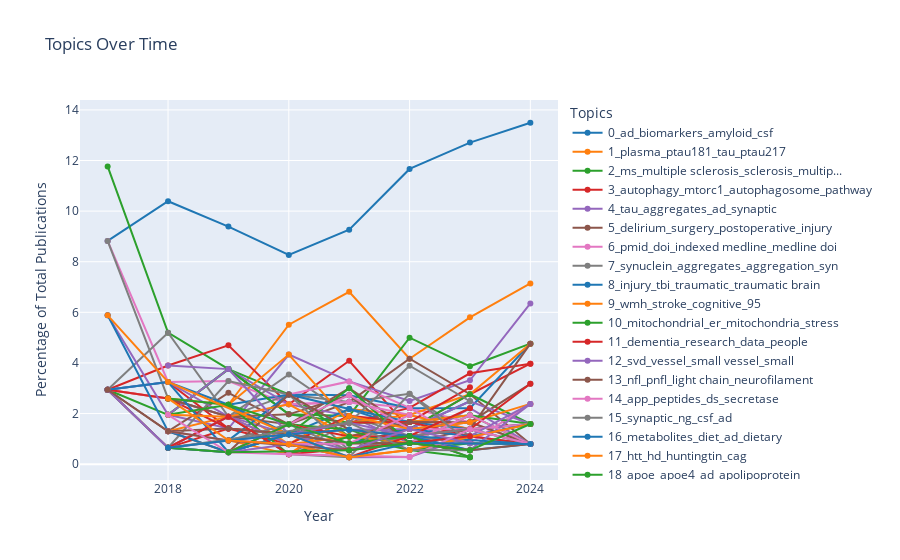

The notebook cell this image was saved under:
### Code cell
topics_over_time_filtered = topics_over_time[topics_over_time['Topic'] != -1]
topic_counts = topics_over_time_filtered.groupby(['Timestamp', 'Topic'])['Frequency'].sum().reset_index()
total_counts_per_year = topic_counts.groupby('Timestamp')['Frequency'].sum().reset_index(name='Total')
topic_counts = pd.merge(topic_counts, total_counts_per_year, on='Timestamp')
topic_counts['Percentage'] = (topic_counts['Frequency'] / topic_counts['Total']) * 100

topic_names = topics_over_time_filtered[['Topic', 'Name']].drop_duplicates().set_index('Topic')['Name'].to_dict()
fig = go.Figure()
unique_topics = sorted(topic_counts['Topic'].unique())
colors = ['#1f77b4', '#ff7f0e', '#2ca02c', '#d62728', '#9467bd', '#8c564b', '#e377c2', '#7f7f7f']
topic_color_map = {topic: colors[i % len(colors)] for i, topic in enumerate(unique_topics)}

for topic in unique_topics:
    topic_data = topic_counts[topic_counts['Topic'] == topic]
    fig.add_trace(go.Scatter(
        x=topic_data['Timestamp'],
        y=topic_data['Percentage'],
        mode='lines+markers',
        name=topic_names.get(topic, f'Topic {topic}'),  
        line=dict(color=topic_color_map[topic]),
        marker=dict(color=topic_color_map[topic])
    ))
fig.update_layout(
    title='Topics Over Time',
    xaxis_title='Year',
    yaxis_title='Percentage of Total Publications',
    legend_title='Topics'
)
fig.show()

### Figure 1 — Plotly figure (JSON) as saved in the notebook; plotly's stock layout.template omitted (floating-point values rounded to 4 significant figures)
{"data": [{"line": {"color": "#1f77b4"}, "marker": {"color": "#1f77b4"}, "mode": "lines+markers", "name": "0_ad_biomarkers_amyloid_csf", "type": "scatter", "x": [2017, 2018, 2019, 2020, 2021, 2022, 2023, 2024], "y": [8.824, 10.39, 9.39, 8.268, 9.264, 11.67, 12.71, 13.49]}, {"line": {"color": "#ff7f0e"}, "marker": {"color": "#ff7f0e"}, "mode": "lines+markers", "name": "1_plasma_ptau181_tau_ptau217", "type": "scatter", "x": [2019, 2020, 2021, 2022, 2023, 2024], "y": [2.347, 5.512, 6.812, 4.167, 5.801, 7.143]}, {"line": {"color": "#2ca02c"}, "marker": {"color": "#2ca02c"}, "mode": "lines+markers", "name": "2_ms_multiple sclerosis_sclerosis_multip...", "type": "scatter", "x": [2017, 2018, 2019, 2020, 2021, 2022, 2023, 2024], "y": [11.76, 5.195, 3.756, 1.969, 1.907, 5, 3.867, 4.762]}, {"line": {"color": "#d62728"}, "marker": {"color": "#d62728"}, "mode": "lines+markers", "name": "3_autophagy_mtorc1_autophagosome_pathway", "type": "scatter", "x": [2017, 2018, 2019, 2020, 2021, 2022, 2023, 2024], "y": [2.941, 3.896, 4.695, 2.362, 4.087, 1.389, 2.762, 3.968]}, {"line": {"color": "#9467bd"}, "marker": {"color": "#9467bd"}, "mode": "lines+markers", "name": "4_tau_aggregates_ad_synaptic", "type": "scatter", "x": [2018, 2019, 2020, 2021, 2022, 2023, 2024], "y": [1.948, 1.408, 4.331, 3.27, 2.5, 3.315, 6.349]}, {"line": {"color": "#8c564b"}, "marker": {"color": "#8c564b"}, "mode": "lines+markers", "name": "5_delirium_surgery_postoperative_injury", "type": "scatter", "x": [2017, 2018, 2019, 2020, 2021, 2022, 2023, 2024], "y": [2.941, 1.299, 2.817, 1.575, 2.452, 4.167, 2.762, 0.7937]}, {"line": {"color": "#e377c2"}, "marker": {"color": "#e377c2"}, "mode": "lines+markers", "name": "6_pmid_doi_indexed medline_medline doi", "type": "scatter", "x": [2017, 2018, 2019, 2020, 2021, 2022, 2023, 2024], "y": [8.824, 3.247, 3.286, 2.362, 2.452, 2.222, 1.657, 0.7937]}, {"line": {"color": "#7f7f7f"}, "marker": {"color": "#7f7f7f"}, "mode": "lines+markers", "name": "7_synuclein_aggregates_aggregation_syn", "type": "scatter", "x": [2017, 2018, 2019, 2020, 2021, 2022, 2023, 2024], "y": [2.941, 5.195, 1.878, 2.756, 2.452, 2.778, 1.105, 0.7937]}, {"line": {"color": "#1f77b4"}, "marker": {"color": "#1f77b4"}, "mode": "lines+markers", "name": "8_injury_tbi_traumatic_traumatic brain", "type": "scatter", "x": [2019, 2020, 2021, 2022, 2023, 2024], "y": [2.347, 2.756, 2.725, 2.222, 2.21, 4.762]}, {"line": {"color": "#ff7f0e"}, "marker": {"color": "#ff7f0e"}, "mode": "lines+markers", "name": "9_wmh_stroke_cognitive_95", "type": "scatter", "x": [2017, 2018, 2019, 2020, 2021, 2022, 2023, 2024], "y": [2.941, 2.597, 2.347, 0.7874, 2.18, 1.944, 2.762, 4.762]}, {"line": {"color": "#2ca02c"}, "marker": {"color": "#2ca02c"}, "mode": "lines+markers", "name": "10_mitochondrial_er_mitochondria_stress", "type": "scatter", "x": [2017, 2018, 2019, 2020, 2021, 2022, 2023, 2024], "y": [2.941, 1.948, 3.756, 2.756, 1.09, 1.389, 2.762, 1.587]}, {"line": {"color": "#d62728"}, "marker": {"color": "#d62728"}, "mode": "lines+markers", "name": "11_dementia_research_data_people", "type": "scatter", "x": [2017, 2018, 2019, 2020, 2021, 2022, 2023, 2024], "y": [2.941, 0.6494, 1.408, 1.181, 1.635, 2.222, 3.591, 3.968]}, {"line": {"color": "#9467bd"}, "marker": {"color": "#9467bd"}, "mode": "lines+markers", "name": "12_svd_vessel_small vessel_small", "type": "scatter", "x": [2018, 2019, 2020, 2021, 2022, 2023, 2024], "y": [3.896, 3.756, 2.362, 1.907, 0.8333, 2.21, 0.7937]}, {"line": {"color": "#8c564b"}, "marker": {"color": "#8c564b"}, "mode": "lines+markers", "name": "13_nfl_pnfl_light chain_neurofilament", "type": "scatter", "x": [2018, 2019, 2020, 2021, 2022, 2023, 2024], "y": [2.597, 1.878, 1.575, 2.997, 1.389, 1.657, 3.175]}, {"line": {"color": "#e377c2"}, "marker": {"color": "#e377c2"}, "mode": "lines+markers", "name": "14_app_peptides_ds_secretase", "type": "scatter", "x": [2017, 2018, 2019, 2020, 2021, 2022, 2023, 2024], "y": [2.941, 2.597, 1.878, 2.362, 2.452, 1.944, 1.381, 1.587]}, {"line": {"color": "#7f7f7f"}, "marker": {"color": "#7f7f7f"}, "mode": "lines+markers", "name": "15_synaptic_ng_csf_ad", "type": "scatter", "x": [2017, 2018, 2019, 2020, 2021, 2022, 2023, 2024], "y": [8.824, 2.597, 1.878, 3.543, 1.907, 1.111, 1.381, 0.7937]}, {"line": {"color": "#1f77b4"}, "marker": {"color": "#1f77b4"}, "mode": "lines+markers", "name": "16_metabolites_diet_ad_dietary", "type": "scatter", "x": [2017, 2018, 2019, 2020, 2021, 2022, 2023], "y": [2.941, 3.247, 2.347, 1.181, 2.18, 1.389, 2.486]}, {"line": {"color": "#ff7f0e"}, "marker": {"color": "#ff7f0e"}, "mode": "lines+markers", "name": "17_htt_hd_huntingtin_cag", "type": "scatter", "x": [2019, 2020, 2021, 2022, 2023, 2024], "y": [2.347, 4.331, 1.635, 1.944, 1.381, 1.587]}, {"line": {"color": "#2ca02c"}, "marker": {"color": "#2ca02c"}, "mode": "lines+markers", "name": "18_apoe_apoe4_ad_apolipoprotein", "type": "scatter", "x": [2018, 2019, 2020, 2021, 2022, 2023, 2024], "y": [1.948, 3.756, 1.969, 1.635, 1.667, 1.934, 0.7937]}, {"line": {"color": "#d62728"}, "marker": {"color": "#d62728"}, "mode": "lines+markers", "name": "19_parkinsons_pd_parkinsons disease_vari...", "type": "scatter", "x": [2018, 2019, 2020, 2021, 2022, 2023], "y": [3.247, 1.408, 0.7874, 1.907, 1.667, 3.039]}, {"line": {"color": "#9467bd"}, "marker": {"color": "#9467bd"}, "mode": "lines+markers", "name": "20_stroke_blood pressure_pressure_intrac...", "type": "scatter", "x": [2017, 2018, 2019, 2020, 2021, 2022, 2023, 2024], "y": [2.941, 3.247, 1.878, 1.181, 1.362, 1.389, 2.486, 1.587]}, {"line": {"color": "#8c564b"}, "marker": {"color": "#8c564b"}, "mode": "lines+markers", "name": "21_microglia_microglial_cells_human", "type": "scatter", "x": [2018, 2019, 2020, 2021, 2022, 2023, 2024], "y": [0.6494, 1.878, 1.969, 2.725, 0.8333, 1.381, 4.762]}, {"line": {"color": "#e377c2"}, "marker": {"color": "#e377c2"}, "mode": "lines+markers", "name": "22_covid19_neurological_patients_acute", "type": "scatter", "x": [2020, 2021, 2022, 2023, 2024], "y": [2.756, 3.27, 2.222, 0.8287, 2.381]}, {"line": {"color": "#7f7f7f"}, "marker": {"color": "#7f7f7f"}, "mode": "lines+markers", "name": "23_sarscov2_prevalence_england_infection", "type": "scatter", "x": [2020, 2021, 2022, 2023], "y": [0.3937, 1.635, 3.889, 2.486]}, {"line": {"color": "#1f77b4"}, "marker": {"color": "#1f77b4"}, "mode": "lines+markers", "name": "24_als_amyotrophic_amyotrophic lateral_l...", "type": "scatter", "x": [2019, 2020, 2021, 2022, 2023, 2024], "y": [0.939, 2.756, 2.18, 1.667, 1.381, 1.587]}, {"line": {"color": "#ff7f0e"}, "marker": {"color": "#ff7f0e"}, "mode": "lines+markers", "name": "25_genetic_mendelian_risk_association", "type": "scatter", "x": [2018, 2019, 2020, 2021, 2022, 2023], "y": [1.299, 1.878, 2.362, 1.09, 1.667, 1.934]}, {"line": {"color": "#2ca02c"}, "marker": {"color": "#2ca02c"}, "mode": "lines+markers", "name": "26_trem2_microglia_microglial_expression", "type": "scatter", "x": [2018, 2019, 2020, 2021, 2022, 2023, 2024], "y": [0.6494, 0.4695, 1.181, 2.997, 0.8333, 1.934, 1.587]}, {"line": {"color": "#d62728"}, "marker": {"color": "#d62728"}, "mode": "lines+markers", "name": "27_hiv_csf_hiv1_plasma", "type": "scatter", "x": [2017, 2018, 2019, 2020, 2021, 2022, 2023, 2024], "y": [2.941, 2.597, 1.408, 1.181, 1.635, 1.667, 1.105, 0.7937]}, {"line": {"color": "#9467bd"}, "marker": {"color": "#9467bd"}, "mode": "lines+markers", "name": "28_fxs_neurons_nmda_nmdar", "type": "scatter", "x": [2017, 2018, 2019, 2020, 2021, 2022, 2023], "y": [5.882, 1.948, 3.756, 1.181, 0.545, 1.111, 1.381]}, {"line": {"color": "#8c564b"}, "marker": {"color": "#8c564b"}, "mode": "lines+markers", "name": "29_c9orf72_repeat_toxicity_rna", "type": "scatter", "x": [2018, 2019, 2020, 2021, 2022, 2023, 2024], "y": [2.597, 1.878, 0.3937, 1.09, 1.667, 1.657, 0.7937]}, {"line": {"color": "#e377c2"}, "marker": {"color": "#e377c2"}, "mode": "lines+markers", "name": "30_stimulation_decoding_neural_algorithm", "type": "scatter", "x": [2020, 2021, 2022, 2023, 2024], "y": [1.575, 2.725, 1.389, 1.381, 1.587]}, {"line": {"color": "#7f7f7f"}, "marker": {"color": "#7f7f7f"}, "mode": "lines+markers", "name": "31_risk_prs_ad_polygenic", "type": "scatter", "x": [2017, 2018, 2019, 2020, 2021, 2022, 2023, 2024], "y": [2.941, 0.6494, 3.286, 2.756, 0.545, 1.111, 0.8287, 0.7937]}, {"line": {"color": "#1f77b4"}, "marker": {"color": "#1f77b4"}, "mode": "lines+markers", "name": "32_players_head_rugby_concussion", "type": "scatter", "x": [2017, 2018, 2019, 2020, 2021, 2022, 2023, 2024], "y": [2.941, 3.247, 0.4695, 1.181, 0.8174, 1.389, 1.105, 1.587]}, {"line": {"color": "#ff7f0e"}, "marker": {"color": "#ff7f0e"}, "mode": "lines+markers", "name": "33_complement_cr1_c3_mac", "type": "scatter", "x": [2019, 2020, 2021, 2022, 2023, 2024], "y": [0.939, 0.3937, 1.907, 1.389, 1.657, 2.381]}, {"line": {"color": "#2ca02c"}, "marker": {"color": "#2ca02c"}, "mode": "lines+markers", "name": "34_nfl_plasma nfl_plasma_csf", "type": "scatter", "x": [2018, 2019, 2020, 2021, 2022, 2023, 2024], "y": [1.948, 2.347, 1.575, 1.362, 0.5556, 0.8287, 0.7937]}, {"line": {"color": "#d62728"}, "marker": {"color": "#d62728"}, "mode": "lines+markers", "name": "35_circadian_sleep_timing_scn", "type": "scatter", "x": [2019, 2020, 2021, 2022, 2023, 2024], "y": [0.4695, 1.575, 1.09, 1.111, 1.381, 3.175]}, {"line": {"color": "#9467bd"}, "marker": {"color": "#9467bd"}, "mode": "lines+markers", "name": "36_synthetic_synthetic biology_biology_c...", "type": "scatter", "x": [2018, 2019, 2020, 2021, 2022, 2023, 2024], "y": [0.6494, 0.939, 1.181, 1.635, 1.111, 0.5525, 2.381]}, {"line": {"color": "#8c564b"}, "marker": {"color": "#8c564b"}, "mode": "lines+markers", "name": "37_transport_axonal transport_axonal_mot...", "type": "scatter", "x": [2018, 2019, 2020, 2021, 2022, 2023], "y": [1.299, 0.4695, 2.756, 1.362, 1.111, 0.2762]}, {"line": {"color": "#e377c2"}, "marker": {"color": "#e377c2"}, "mode": "lines+markers", "name": "38_sleep_spindle_ad_sleep quality", "type": "scatter", "x": [2018, 2019, 2020, 2021, 2022, 2023, 2024], "y": [0.6494, 0.4695, 1.575, 0.8174, 0.8333, 1.934, 0.7937]}, {"line": {"color": "#7f7f7f"}, "marker": {"color": "#7f7f7f"}, "mode": "lines+markers", "name": "39_mice_sh3tc2_motor_cmt2d", "type": "scatter", "x": [2017, 2018, 2019, 2020, 2021, 2022, 2023, 2024], "y": [2.941, 0.6494, 0.939, 1.575, 0.545, 1.111, 1.381, 0.7937]}, {"line": {"color": "#1f77b4"}, "marker": {"color": "#1f77b4"}, "mode": "lines+markers", "name": "40_astrocytes_astrocytic_astrocyte_neuro...", "type": "scatter", "x": [2017, 2018, 2019, 2020, 2021, 2022, 2023, 2024], "y": [5.882, 1.299, 0.4695, 1.181, 0.8174, 1.111, 0.5525, 0.7937]}, {"line": {"color": "#ff7f0e"}, "marker": {"color": "#ff7f0e"}, "mode": "lines+markers", "name": "41_sleep_nrem_neurons_histamine", "type": "scatter", "x": [2018, 2019, 2020, 2021, 2022, 2023], "y": [1.948, 1.878, 0.7874, 1.09, 0.8333, 0.5525]}, {"line": {"color": "#2ca02c"}, "marker": {"color": "#2ca02c"}, "mode": "lines+markers", "name": "42_tdp43_fus_inclusions_cytoplasmic", "type": "scatter", "x": [2018, 2019, 2020, 2021, 2022, 2023], "y": [2.597, 2.347, 0.3937, 1.09, 0.5556, 0.2762]}, {"line": {"color": "#d62728"}, "marker": {"color": "#d62728"}, "mode": "lines+markers", "name": "43_satisfaction_life satisfaction_person...", "type": "scatter", "x": [2019, 2020, 2021, 2022, 2023], "y": [0.939, 0.7874, 0.2725, 1.111, 2.21]}, {"line": {"color": "#9467bd"}, "marker": {"color": "#9467bd"}, "mode": "lines+markers", "name": "44_plaque_plaques_lipid_imaging", "type": "scatter", "x": [2017, 2018, 2019, 2020, 2021, 2022, 2023, 2024], "y": [2.941, 0.6494, 1.878, 0.7874, 0.2725, 0.2778, 1.105, 2.381]}, {"line": {"color": "#8c564b"}, "marker": {"color": "#8c564b"}, "mode": "lines+markers", "name": "45_macrophages_il1_inflammation_stroke", "type": "scatter", "x": [2017, 2018, 2019, 2020, 2021, 2022, 2023], "y": [2.941, 1.299, 1.408, 1.181, 0.8174, 0.8333, 0.5525]}, {"line": {"color": "#e377c2"}, "marker": {"color": "#e377c2"}, "mode": "lines+markers", "name": "46_comment_2022_neurology_pmid", "type": "scatter", "x": [2018, 2019, 2020, 2021, 2022], "y": [1.299, 0.939, 0.7874, 0.8174, 1.944]}, {"line": {"color": "#7f7f7f"}, "marker": {"color": "#7f7f7f"}, "mode": "lines+markers", "name": "47_tfr_vhh_brain_administration", "type": "scatter", "x": [2020, 2021, 2022, 2023, 2024], "y": [0.3937, 0.2725, 2.778, 0.8287, 0.7937]}, {"line": {"color": "#1f77b4"}, "marker": {"color": "#1f77b4"}, "mode": "lines+markers", "name": "48_methylation_dna methylation_dna_dnam", "type": "scatter", "x": [2018, 2019, 2020, 2021, 2022, 2024], "y": [0.6494, 0.4695, 1.181, 1.362, 1.111, 0.7937]}, {"line": {"color": "#ff7f0e"}, "marker": {"color": "#ff7f0e"}, "mode": "lines+markers", "name": "49_hd_huntingtons disease_huntingtons_di...", "type": "scatter", "x": [2017, 2018, 2020, 2021, 2022, 2024], "y": [5.882, 3.247, 1.181, 0.2725, 0.5556, 1.587]}, {"line": {"color": "#2ca02c"}, "marker": {"color": "#2ca02c"}, "mode": "lines+markers", "name": "50_complexes_microscopy_microviscosity_s...", "type": "scatter", "x": [2018, 2019, 2020, 2021, 2022, 2023], "y": [0.6494, 0.4695, 1.575, 0.8174, 1.111, 0.2762]}, {"line": {"color": "#d62728"}, "marker": {"color": "#d62728"}, "mode": "lines+markers", "name": "51_ad_proteomics_proteins_tmt", "type": "scatter", "x": [2018, 2019, 2020, 2022, 2023], "y": [0.6494, 1.878, 0.3937, 0.8333, 1.105]}, {"line": {"color": "#9467bd"}, "marker": {"color": "#9467bd"}, "mode": "lines+markers", "name": "52_als_sod1_amyotrophic_amyotrophic late...", "type": "scatter", "x": [2019, 2020, 2021, 2022, 2023], "y": [0.4695, 0.7874, 0.545, 1.389, 0.8287]}, {"line": {"color": "#8c564b"}, "marker": {"color": "#8c564b"}, "mode": "lines+markers", "name": "53_svd_vascular_dysfunction_endothelial", "type": "scatter", "x": [2018, 2019, 2021, 2022, 2023, 2024], "y": [1.299, 0.939, 0.545, 0.8333, 0.5525, 0.7937]}, {"line": {"color": "#e377c2"}, "marker": {"color": "#e377c2"}, "mode": "lines+markers", "name": "54_connectivity_functional_weight_mcs", "type": "scatter", "x": [2018, 2019, 2020, 2022, 2023, 2024], "y": [1.948, 0.4695, 0.3937, 0.2778, 1.381, 0.7937]}, {"line": {"color": "#7f7f7f"}, "marker": {"color": "#7f7f7f"}, "mode": "lines+markers", "name": "55_preeclampsia_women_women preeclampsia...", "type": "scatter", "x": [2018, 2021, 2022, 2023], "y": [0.6494, 1.635, 0.5556, 0.5525]}, {"line": {"color": "#1f77b4"}, "marker": {"color": "#1f77b4"}, "mode": "lines+markers", "name": "56_bd_bipolar_bipolar disorder_disorder", "type": "scatter", "x": [2018, 2019, 2020, 2021, 2022, 2024], "y": [0.6494, 0.939, 1.181, 0.2725, 0.8333, 0.7937]}, {"line": {"color": "#ff7f0e"}, "marker": {"color": "#ff7f0e"}, "mode": "lines+markers", "name": "57_cjd_prion_nfl_scjd", "type": "scatter", "x": [2018, 2019, 2020, 2021, 2022], "y": [2.597, 0.939, 0.7874, 0.2725, 0.5556]}, {"line": {"color": "#2ca02c"}, "marker": {"color": "#2ca02c"}, "mode": "lines+markers", "name": "58_diffusion_matter_white_white matter", "type": "scatter", "x": [2019, 2021, 2022, 2023, 2024], "y": [0.4695, 0.545, 0.8333, 0.5525, 1.587]}], "layout": {"legend": {"title": {"text": "Topics"}}, "title": {"text": "Topics Over Time"}, "xaxis": {"title": {"text": "Year"}}, "yaxis": {"title": {"text": "Percentage of Total Publications"}}}}
